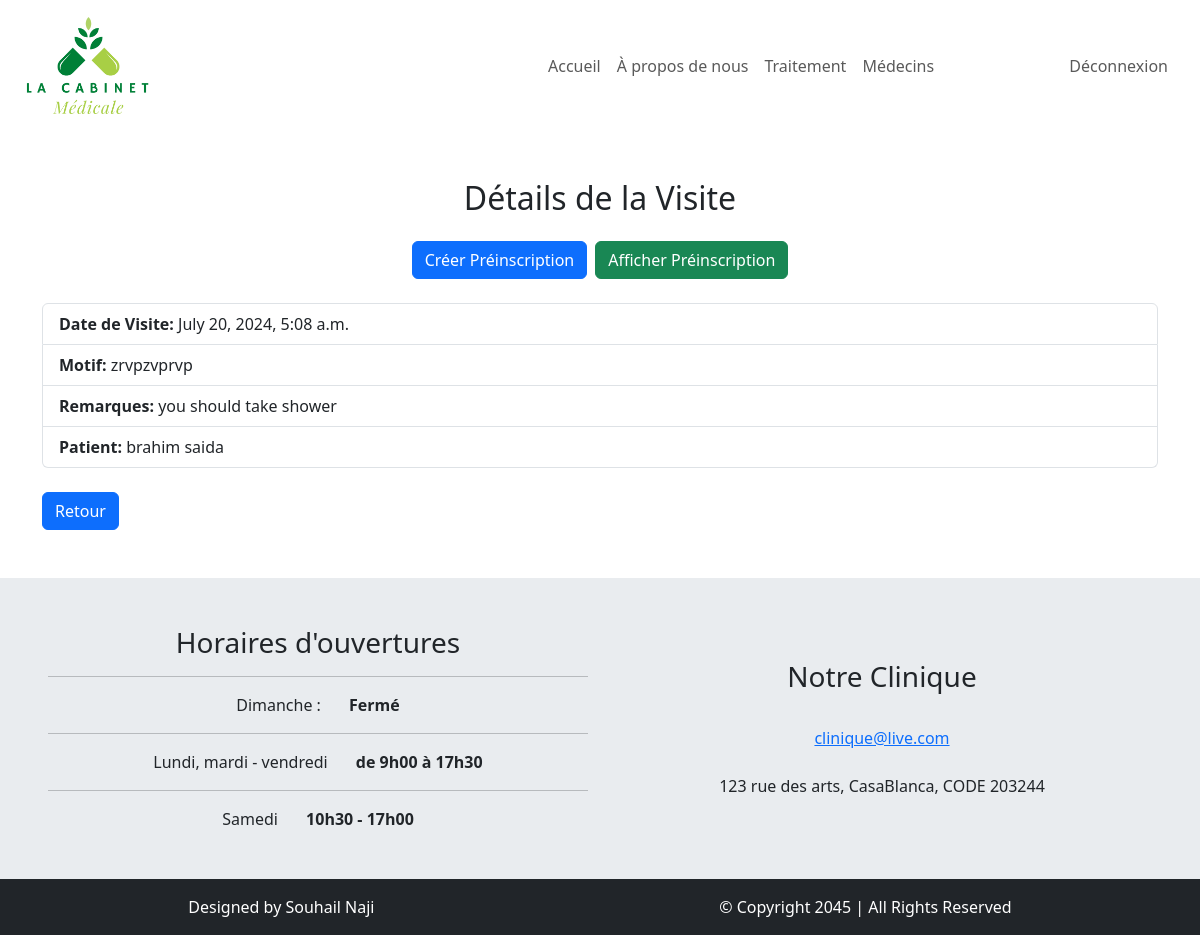
Page /visite_details/5 on the committed database.
### pages/models.py (models this page shows, shortened)
class Visite(models.Model):
    id = models.AutoField(primary_key=True)
    dateVisite = models.DateTimeField()
    motif = models.CharField(max_length=255)
    remarques = models.TextField(blank=True, null=True)
    patient = models.ForeignKey(Patient, on_delete=models.CASCADE)
    medecin = models.ForeignKey(Medecin, on_delete=models.CASCADE)
    dossierPatient = models.ForeignKey(DossierPatient, on_delete=models.CASCADE , null=True)

class Patient(models.Model):
    id = models.AutoField(primary_key=True)
    nom = models.CharField(max_length=100)
    prenom = models.CharField(max_length=100)
    dateNaissance = models.DateField()
    adresse = models.CharField(max_length=255)
    telephone = models.CharField(max_length=20)
    email = models.EmailField()
    password = models.CharField(max_length=100)
    created_at = models.DateTimeField(auto_now_add=True)

### pages/views.py (the view)
# urls.py: path('visite_details/<int:idVisite>',views.visite_details,name='visite_details'),
def visite_details(request, idVisite):
    visite = get_object_or_404(Visite, id=idVisite)
    return render(request, 'pages/visite_details.html', {'visite': visite})

### templates/pages/visite_details.html (shortened to what this page needs)
{% load static %}
<!DOCTYPE html>
<html lang="en">
<head>
    <link href="https://cdn.jsdelivr.net/npm/bootstrap@5.3.3/dist/css/bootstrap.min.css" rel="stylesheet">
</head>
<body>
    <nav class="navbar navbar-expand-lg bg-body-white py-3 px-4">
        <div class="">
          <a class="navbar-brand" href="#">
            <img class="w-25" src="{% static 'images/logo.png' %}" alt="Logo">
          </a>
        </div>
        <div class="collapse navbar-collapse" id="navbarSupportedContent">
            <ul class="navbar-nav me-auto mb-2 mb-lg-0">
                <li class="nav-item">
                    <a class="nav-link" href="#">Accueil</a>
                </li>
                <li class="nav-item">
                    <a class="nav-link" href="#">À propos de nous</a>
                </li>
                <li class="nav-item">
                    <a class="nav-link" href="#">Traitement</a>
                </li>
                <li class="nav-item">
                    <a class="nav-link" href="#">Médecins</a>
                </li>
            </ul>
        </div>
        <div>
            <ul class="navbar-nav me-auto mb-2 mb-lg-0">
                <li class="nav-item">
                    <a class="nav-link" href="#">Déconnexion</a>
                </li>
            </ul>
        </div>
    </nav>
    <main class="container py-5">
        <h2 class="text-center">Détails de la Visite</h2>
        <div class="mt-4 d-flex justify-content-center">
            <a href="{%url 'prescription_form' visite.medecin.id visite.patient.id %}" class="btn btn-primary me-2">Créer Préinscription</a>
            <a href="{% url 'afficher_preinscriptions' visite.medecin.id visite.patient.id %}" class="btn btn-success">Afficher Préinscription</a>
        </div>
        <div class="mt-4">
            <ul class="list-group">
                <li class="list-group-item">
                    <strong>Date de Visite:</strong> {{ visite.dateVisite }}
                </li>
                <li class="list-group-item">
                    <strong>Motif:</strong> {{ visite.motif }}
                </li>
                <li class="list-group-item">
                    <strong>Remarques:</strong> {{ visite.remarques }}
                </li>
                <li class="list-group-item">
                    <strong>Patient:</strong> {{ visite.patient.prenom }} {{ visite.patient.nom }}
                </li>
            </ul>
        </div>
        <div class="mt-4">
            <a href="{% url 'patients_traites_par_medecin' visite.medecin.id %}" class="btn btn-primary">Retour</a>
        </div>
    </main>
    <footer class="p-5 bg-body-secondary">
        <div class="row d-flex justify-content-center align-items-center text-center">
            <div class="col">
                <h3>Horaires d'ouvertures</h3>
                <hr>
                <span>Dimanche : <span class="fw-semibold ps-4">Fermé</span></span>
                <hr>
                <span>Lundi, mardi - vendredi <span class="fw-semibold ps-4">de 9h00 à 17h30</span></span>
                <hr>
                <span>Samedi <span class="fw-semibold ps-4">10h30 - 17h00</span></span>
            </div>
            <div class="col">
                <h3>Notre Clinique</h3>
                <div class="d-flex justify-content-center flex-column">
                    <a href="mailto:clinique@live.com" class="my-4">clinique@live.com</a>
                    <span>123 rue des arts, CasaBlanca, CODE 203244</span>
                </div>
            </div>
        </div>
    </footer>
    <footer class="bg-dark text-white p-3">
        <div class="d-flex justify-content-around align-items-center">
            <div>
                <p class="p-0 m-0">Designed by Souhail Naji</p>
            </div>
            <div>
                <p class="p-0 m-0">© Copyright 2045 | All Rights Reserved</p>
            </div>
        </div>
    </footer>
</body>
</html>

### rows in the picture
Visite: dateVisite "July 20, 2024, 5:08 a.m.", motif "zrvpzvprvp", remarques "you should take shower", patient.prenom "brahim", patient.nom "saida"
